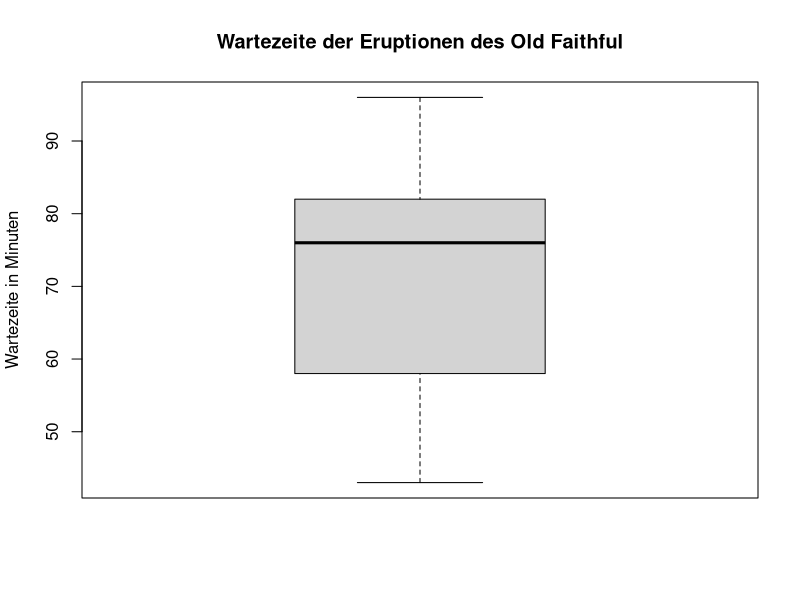
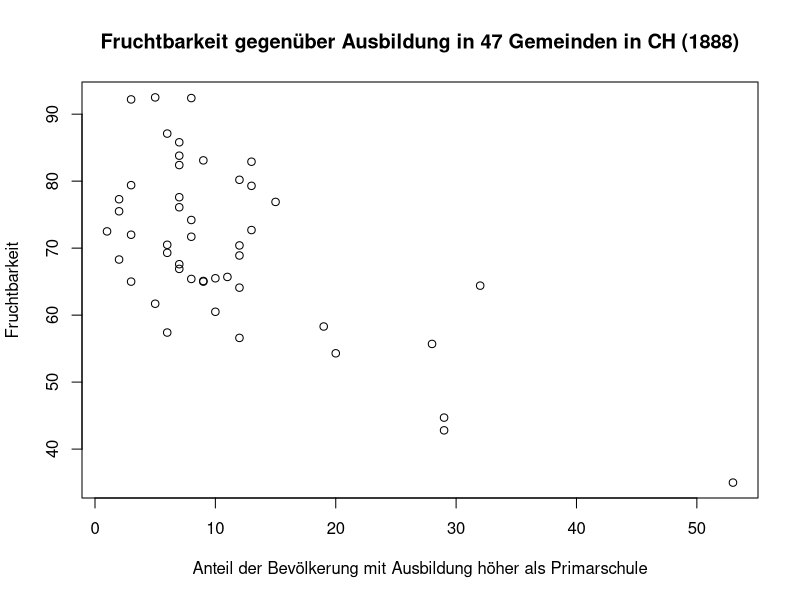

Reproduce these figures in R, in order.
## ---- chunk 1
knitr::opts_chunk$set(echo = TRUE)
## ---- chunk 2
wait.time <- faithful$waiting
## ---- chunk 3
mean(wait.time)
## ---- chunk 4
median(wait.time)
## ---- chunk 5
quantile(wait.time)
## ---- chunk 6
quantile(wait.time, probs = 0.17)
quantile(wait.time, probs = 0.43)
quantile(wait.time, probs = 0.67)
quantile(wait.time, probs = 0.85)
## ---- chunk 7
range(wait.time)
## ---- chunk 8
IQR(wait.time)
## ---- chunk 9
boxplot(wait.time, main="Wartezeite der Eruptionen des Old Faithful",
        ylab = "Wartezeite in Minuten")
## ---- chunk 10
print(paste("Stichprobenvarianz: ",round(var(wait.time),2)))
print(paste("Populationsvarianz: ",round(var(wait.time) * (length(wait.time)-1)/ length(wait.time),2)))
## ---- chunk 11
print(paste("Stichprobenstandardabweichung: ",round(sd(wait.time),2)))
print(paste("Populationsstandardabweichung: ",round(sqrt(var(wait.time) * (length(wait.time)-1)/ length(wait.time)),2)))
## ---- chunk 12
fertility <- swiss$Fertility
edu.above.prim <- swiss$Education
plot(edu.above.prim, fertility, main = "Fruchtbarkeit gegenüber Ausbildung in 47 Gemeinden in CH (1888)",
     xlab="Anteil der Bevölkerung mit Ausbildung höher als Primarschule",
     ylab = "Fruchtbarkeit")
corr <- cor(edu.above.prim, fertility)
print(paste("Korrelationskoefﬁzient zwischen Fruchtbarkeit und Ausbildung: ",round(corr,2)))

